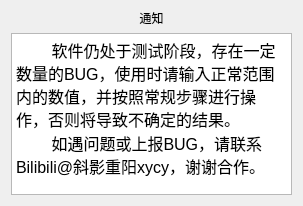
<?xml version="1.0" encoding="UTF-8"?>
<ui version="4.0">
 <class>Dialog</class>
 <widget class="QDialog" name="Dialog">
  <property name="geometry">
   <rect>
    <x>0</x>
    <y>0</y>
    <width>303</width>
    <height>206</height>
   </rect>
  </property>
  <property name="minimumSize">
   <size>
    <width>303</width>
    <height>206</height>
   </size>
  </property>
  <property name="maximumSize">
   <size>
    <width>303</width>
    <height>206</height>
   </size>
  </property>
  <property name="windowTitle">
   <string>提示</string>
  </property>
  <property name="windowIcon">
   <iconset resource="ico.qrc">
    <normaloff>:/ico/ico/ZzCalcBox.png</normaloff>:/ico/ico/ZzCalcBox.png</iconset>
  </property>
  <layout class="QVBoxLayout" name="verticalLayout">
   <property name="spacing">
    <number>6</number>
   </property>
   <property name="topMargin">
    <number>9</number>
   </property>
   <item>
    <widget class="QLabel" name="label">
     <property name="styleSheet">
      <string notr="true">font: 700 12pt &quot;Microsoft YaHei UI&quot;;</string>
     </property>
     <property name="text">
      <string>通知</string>
     </property>
     <property name="textFormat">
      <enum>Qt::AutoText</enum>
     </property>
     <property name="scaledContents">
      <bool>false</bool>
     </property>
     <property name="alignment">
      <set>Qt::AlignCenter</set>
     </property>
    </widget>
   </item>
   <item>
    <widget class="QTextEdit" name="textEdit">
     <property name="frameShape">
      <enum>QFrame::StyledPanel</enum>
     </property>
     <property name="frameShadow">
      <enum>QFrame::Sunken</enum>
     </property>
     <property name="lineWidth">
      <number>1</number>
     </property>
     <property name="lineWrapMode">
      <enum>QTextEdit::WidgetWidth</enum>
     </property>
     <property name="readOnly">
      <bool>true</bool>
     </property>
     <property name="html">
      <string>&lt;!DOCTYPE HTML PUBLIC &quot;-//W3C//DTD HTML 4.0//EN&quot; &quot;http://www.w3.org/TR/REC-html40/strict.dtd&quot;&gt;
&lt;html&gt;&lt;head&gt;&lt;meta name=&quot;qrichtext&quot; content=&quot;1&quot; /&gt;&lt;meta charset=&quot;utf-8&quot; /&gt;&lt;style type=&quot;text/css&quot;&gt;
p, li { white-space: pre-wrap; }
&lt;/style&gt;&lt;/head&gt;&lt;body style=&quot; font-family:'Microsoft YaHei UI'; font-size:9pt; font-weight:400; font-style:normal;&quot;&gt;
&lt;p style=&quot; margin-top:0px; margin-bottom:0px; margin-left:0px; margin-right:0px; -qt-block-indent:0; text-indent:0px;&quot;&gt;&lt;span style=&quot; font-size:12pt;&quot;&gt;        软件仍处于测试阶段，存在一定数量的BUG，使用时请输入正常范围内的数值，并按照常规步骤进行操作，否则将导致不确定的结果。&lt;/span&gt;&lt;/p&gt;
&lt;p style=&quot; margin-top:0px; margin-bottom:0px; margin-left:0px; margin-right:0px; -qt-block-indent:0; text-indent:0px;&quot;&gt;&lt;span style=&quot; font-size:12pt;&quot;&gt;        如遇问题或上报BUG，请联系Bilibili@斜影重阳xycy，谢谢合作。&lt;/span&gt;&lt;/p&gt;&lt;/body&gt;&lt;/html&gt;</string>
     </property>
     <property name="acceptRichText">
      <bool>true</bool>
     </property>
     <property name="cursorWidth">
      <number>1</number>
     </property>
    </widget>
   </item>
  </layout>
 </widget>
 <resources>
  <include location="ico.qrc"/>
 </resources>
 <connections/>
</ui>
